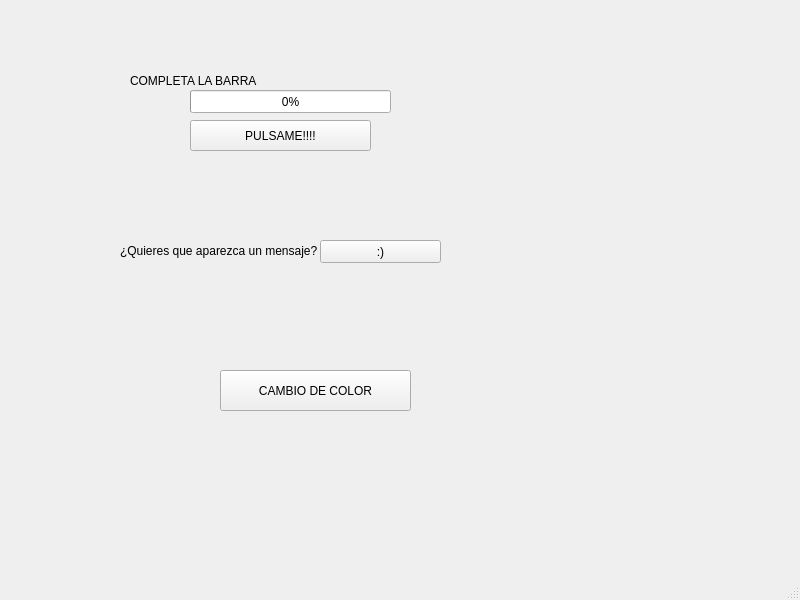
<?xml version="1.0" encoding="UTF-8"?>
<ui version="4.0">
 <class>MainWindow</class>
 <widget class="QMainWindow" name="MainWindow">
  <property name="geometry">
   <rect>
    <x>0</x>
    <y>0</y>
    <width>800</width>
    <height>600</height>
   </rect>
  </property>
  <property name="windowTitle">
   <string>MainWindow</string>
  </property>
  <widget class="QWidget" name="centralwidget">
   <widget class="QLabel" name="label">
    <property name="geometry">
     <rect>
      <x>130</x>
      <y>40</y>
      <width>291</width>
      <height>81</height>
     </rect>
    </property>
    <property name="text">
     <string>COMPLETA LA BARRA </string>
    </property>
   </widget>
   <widget class="QProgressBar" name="progressBar">
    <property name="geometry">
     <rect>
      <x>190</x>
      <y>90</y>
      <width>201</width>
      <height>23</height>
     </rect>
    </property>
    <property name="value">
     <number>0</number>
    </property>
   </widget>
   <widget class="QPushButton" name="pushButton1">
    <property name="geometry">
     <rect>
      <x>190</x>
      <y>120</y>
      <width>181</width>
      <height>31</height>
     </rect>
    </property>
    <property name="text">
     <string>PULSAME!!!!</string>
    </property>
   </widget>
   <widget class="QLabel" name="label_2">
    <property name="geometry">
     <rect>
      <x>120</x>
      <y>210</y>
      <width>291</width>
      <height>81</height>
     </rect>
    </property>
    <property name="text">
     <string>¿Quieres que aparezca un mensaje?</string>
    </property>
   </widget>
   <widget class="QLabel" name="label_3">
    <property name="geometry">
     <rect>
      <x>130</x>
      <y>270</y>
      <width>291</width>
      <height>81</height>
     </rect>
    </property>
    <property name="text">
     <string/>
    </property>
   </widget>
   <widget class="QPushButton" name="pushButton">
    <property name="geometry">
     <rect>
      <x>320</x>
      <y>240</y>
      <width>121</width>
      <height>23</height>
     </rect>
    </property>
    <property name="text">
     <string>:)</string>
    </property>
   </widget>
   <widget class="QPushButton" name="pushButton_2">
    <property name="geometry">
     <rect>
      <x>220</x>
      <y>370</y>
      <width>191</width>
      <height>41</height>
     </rect>
    </property>
    <property name="text">
     <string>CAMBIO DE COLOR</string>
    </property>
   </widget>
  </widget>
  <widget class="QMenuBar" name="menubar">
   <property name="geometry">
    <rect>
     <x>0</x>
     <y>0</y>
     <width>800</width>
     <height>21</height>
    </rect>
   </property>
  </widget>
  <widget class="QStatusBar" name="statusbar"/>
 </widget>
 <resources/>
 <connections/>
</ui>
